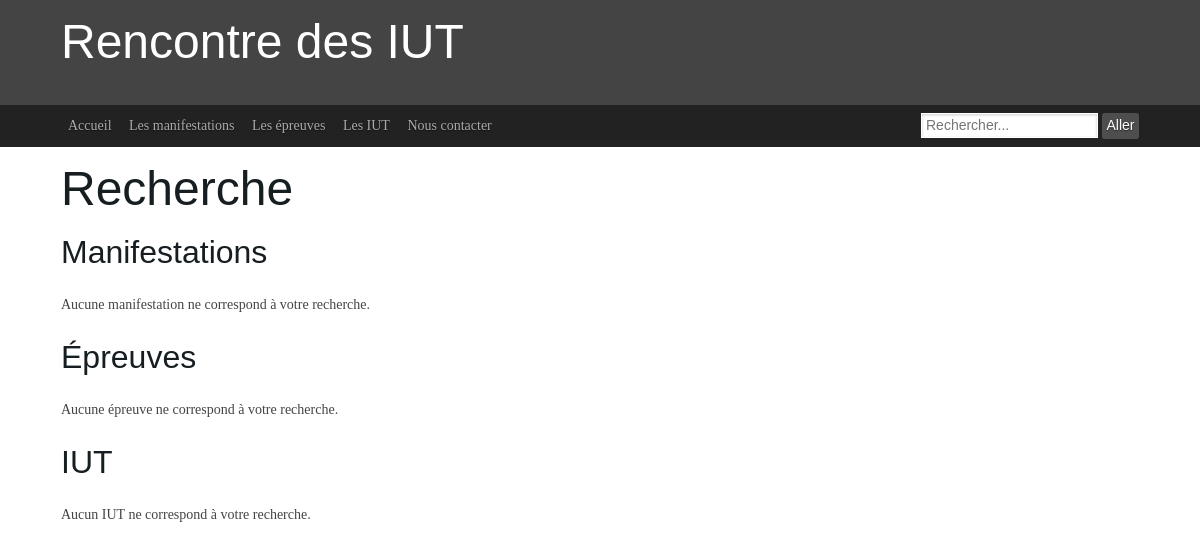
Before: /recherche.php?recherche=Lens January 2013 with the older database file.
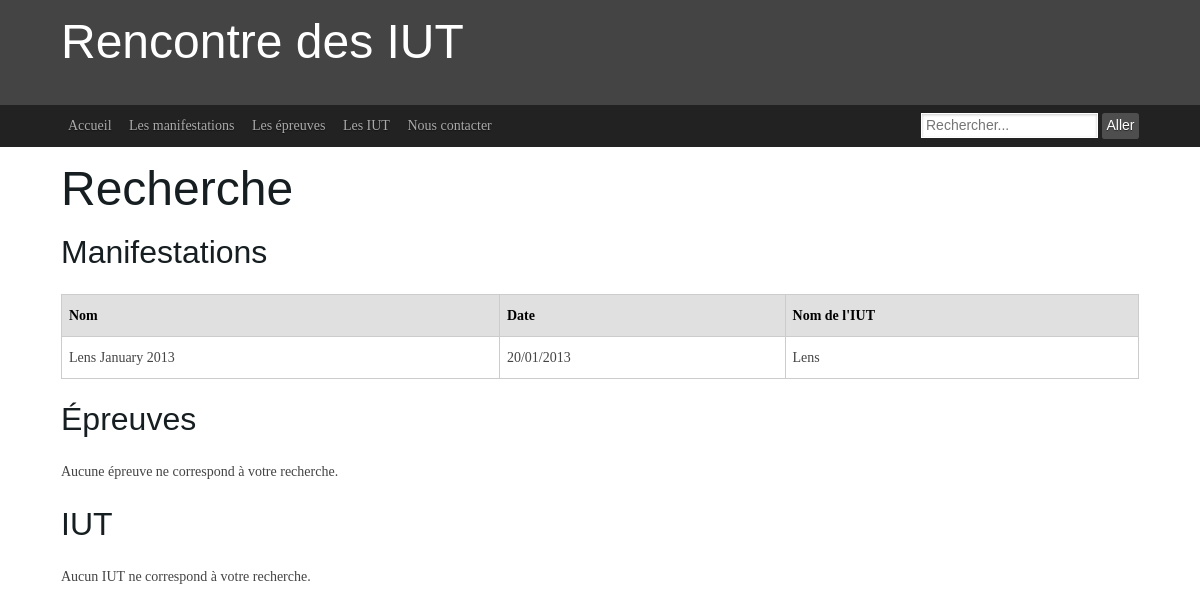
After: the same page with the newer database file.
### tables this page shows
create table manifestation (
numMan int(5) not null auto_increment,
nomMan varchar(80),
dateMan date,
noIut int(5) not null,
primary key (numMan),
foreign key (noIut) references iut(noIut) on update cascade on delete cascade
);

create table iut (
noIut int(5) not null auto_increment,
nomIut varchar(80),
adresse varchar(80),
nbEtudiants int(5),
primary key (noIut)
);

### include/queryUtil.php (called while the page is built, shortened)
<?php
function query($query) {
    $bdd = mysqli_connect('aquassaut.pwnz.org','proje','tbdd','projet');
    $result = mysqli_query($bdd, $query);
    $array_sultat = [];
    $compteur = 0;
    while($row = $result->fetch_row()) {
        $array_sultat[$compteur] = $row;
        $compteur += 1;
    }
    return $array_sultat;
}
?>

### view/rechercheView.php (called while the page is built, shortened)
<?php
require_once "include/queryUtil.php";
function searchInManif($string2search)
{
    $q = 'select numMan, nomMan, date_format(dateMan, "%d/%m/%Y"), nomIut
          from manifestation as m
          inner join iut i on m.noIut = i.noIut
          where nomMan like "%'.$string2search.'%"
          or dateMan like "%'.$string2search.'%"
          or nomIUT like "%'.$string2search.'%";';
    return query($q);
}
?>

### recherche.php (the view, shortened to what the changed rows need)
<?php
require_once "include/pageTemplate.php";
require_once "view/rechercheView.php";
function printSearchManif($string2search)
{
    $manifs = searchInManif($string2search);
    echo('<h2>Manifestations</h2>');
    if (count($manifs) === 0) {
        echo('
                    <article class="ym-content">
                        <p>Aucune manifestation ne correspond à votre recherche.</p>
                    </article>
        ');
        return;
    }
    echo('
                    <article class="ym-content">
                        <table class="bordertable">
                            <thead>
                                <tr>
                                    <th>Nom</th>
                                    <th>Date</th>
                                    <th>Nom de l\'IUT</th>
                                </tr>
                            </thead>
                            <tbody>
    ');
    foreach($manifs as $manif) {
        echo('
                                <tr>
                                    <td>'.$manif[1].'</td>
                                    <td>'.$manif[2].'</td>
                                    <td>'.$manif[3].'</td>
                                </tr>
        ');
    }
    echo('
                            </tbody>
                        </table>
                    </article>
    ');
}
function printSearchIUT($string2search)
{
    $iut = searchInIUT($string2search);
    echo('<h2>IUT</h2>');
    if (count($iut) === 0) {
        return;
    }
}
function printSearchEpreuves($string2search)
{
    $epreuves = searchInEpreuves($string2search);
    echo('<h2>Épreuves</h2>');
    if (count($epreuves) === 0) {
        return;
    }
}
pheader("Recherche");
$string2search = "";
if (isset($_GET['recherche'])) {
    $string2search = $_GET['recherche'];
}
printSearchManif($string2search);
printSearchEpreuves($string2search);
printSearchIUT($string2search);
pfooter();
?>

### include/pageTemplate.php (shortened to what the changed rows need)
<?php
function pheader($pageName) {
    $pages = [
        ["index.php", "Accueil"],
        ["manifs.php", "Les manifestations"],
        ["epreuves.php", "Les épreuves"],
        ["iut.php", "Les IUT"],
        ["contact.php", "Nous contacter"]
    ];
    $caller = -1;
    $title = '';
    if ($caller === -1) {
        $title .= $pageName;
    } else {
        $title .= $pages[$caller][1];
    }
    echo ('
<!DOCTYPE html>
<html>
<head>
    <meta charset="utf-8">
    <title>Site des manifestations inter-IUT</title>
    <link rel="stylesheet" type="text/css" href="lib/yaml/yaml/core/base.css">
    <link rel="stylesheet" type="text/css" href="lib/yaml/yaml/forms/gray-theme.css">
    <link rel="stylesheet" type="text/css" href="lib/yaml/yaml/navigation/hlist.css">
    <link rel="stylesheet" type="text/css" href="lib/yaml/yaml/navigation/vlist.css">
    <link rel="stylesheet" type="text/css" href="lib/yaml/yaml/screen/screen-FULLPAGE-layout.css">
    <link rel="stylesheet" type="text/css" href="lib/yaml/yaml/screen/typography.css">
    <link rel="stylesheet" type="text/css" href="lib/yaml/yaml/modifs.css">
    <script src="include/utils.js"></script>
</head>
<body>
    <header>
        <div class="ym-wrapper">
            <div class="ym-wbox">
                <hgroup>
                    <h1> Rencontre des IUT </h1>
                </hgroup>
            </div>
        </div>
    </header>
    <nav id="nav">
        <div class="ym-wrapper">
            <div class= "ym-hlist">
                <ul>
    ');
    foreach($pages as $page) {
        if ($pageName === $page[0]) {
            echo('
                    <li class="active"><a href="'.$page[0].'">'.$page[1].'</a></li>
            ');
        } else {
            echo('
                    <li><a href="'.$page[0].'">'.$page[1].'</a></li>
            ');
        }
    }
    echo('
                </ul>
                <form class="ym-searchform" action="recherche.php" method="get">
                    <input class="ym-searchfield" name="recherche" type="search" placeholder="Rechercher...">
                    <input class="ym-searchbutton" type="submit" value="Aller">
                </form>
            </div>
        </div>
    </nav>
    <main>
        <div class="ym-wrapper">
            <div class="ym-wbox">
                <h1>'.$title.'</h1>
                <section class="ym-grid linearize-level-1">
    ');
}
function pfooter() {
    echo ('
                </section>
            </div>
        </div>
    </main>
    <footer>
    </footer>
</body>
</html>
    ');
}

Changed rows visible on the page:
now on this page (row edited): manifestation: nomMan "Lens January 2013", manif "20/01/2013", noIut.nomIut "Lens"
Other visible differences:
text no longer shown: "Aucune manifestation ne correspond à votre recherche."
text now shown: "Nom Date Nom de l ' IUT"
